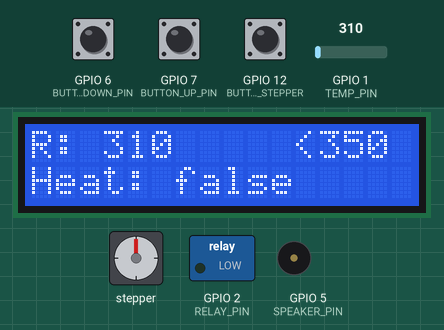
This sketch was run on a simulated ESP32-S3. On the bench: stepper motor, 16×2 character LCD, switched loads named in the sketch (green lamp = pin HIGH), buzzer (waves = sounding, pin HIGH). Wiring (inferred from the names in the program): stepper motor driver (200 steps per turn assumed): step GPIO 10; direction GPIO 9; enable GPIO 8. The inputs (shaded band) are chosen by the test bench; at power-on: GPIO 1 (TEMP_PIN) = 310, GPIO 12 (BUTTON_TOGGLE_STEPPER) HIGH, GPIO 6 (BUTTON_DOWN_PIN) HIGH, GPIO 7 (BUTTON_UP_PIN) HIGH. Pins used as bus, display or sensor lines are not drawn.

Above: at 1.2 s.
1.3 s: GPIO 1 (TEMP_PIN) set to 394
At 2.7 s:
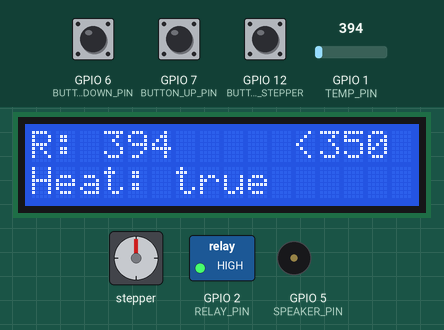
3.0 s: GPIO 12 (BUTTON_TOGGLE_STEPPER) pulled LOW for 0.15 s
At 3.24 s:
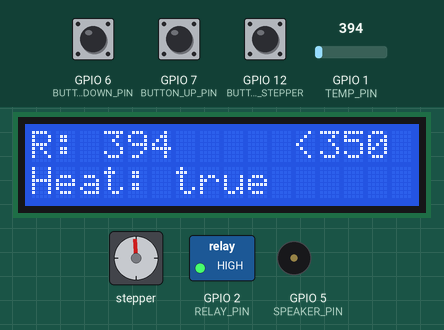
3.7 s: GPIO 1 (TEMP_PIN) set to 186
At 3.89 s:
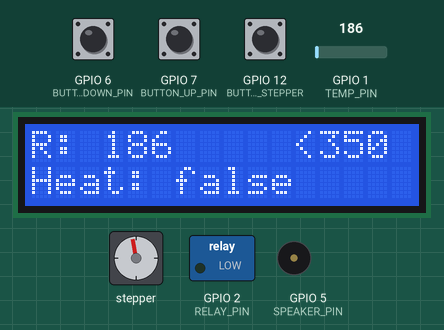
5.6 s: GPIO 1 (TEMP_PIN) set to 372
At 5.68 s:
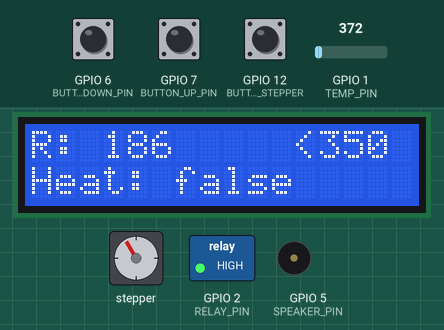
7.5 s: GPIO 1 (TEMP_PIN) set to 93
At 7.78 s:
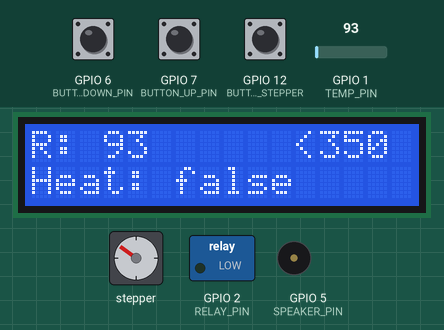
9.5 s: GPIO 6 (BUTTON_DOWN_PIN) pulled LOW for 0.15 s
At 9.76 s:
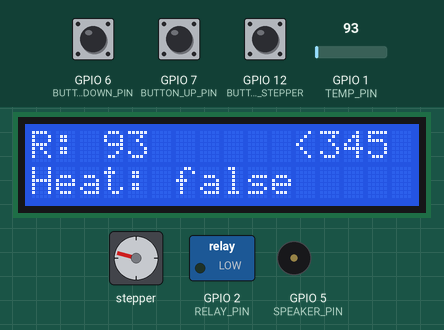
Timing chart, 0 to 13.7 s (numbered marks = the images above; inputs shaded):
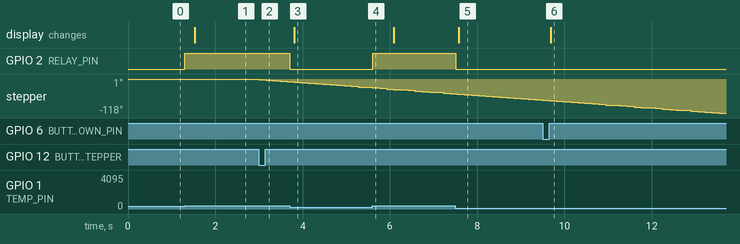

The sketch:

sketch.ino
```cpp
#include <LiquidCrystal_I2C.h>

#define DELTA -6

#define BUTTON_UP_PIN 7 // КНОПКА ДЛЯ ПОВЫШЕНИЯ ТЕМПЕРАТУРЫ
#define BUTTON_DOWN_PIN 6 // КНОПКА ДЛЯ ПОНИЖЕНИЯ ТЕМПЕРАТУРЫ
#define BUTTON_TOGGLE_STEPPER 12
#define TEMP_STEP 5 // ШАГ ИЗМЕНЕНИЯ ТЕМПЕРАТУРЫ (+X / -X)

#define TEMP_PIN A0 // ТЕРМОРЕЗИСТОР
#define RELAY_PIN 2 // РЕЛЕ, УПРАВЛЯЮЩЕЕ НАГРЕВОМ
#define SPEAKER_PIN 5

#define ENA 8
#define DIR 9
#define PUL 10


LiquidCrystal_I2C LCD(0x27, A5, A4);

int res = 25;
bool isHeatToggle = false;
bool isPressedUp = false;
bool isPressedDown = false;
bool isPressedToggleStepper = false;
bool isToggleStepper = false;
bool stepperBool = false;

int temp = 350;

int getLTMP() {
  return (temp-DELTA);
}

int getHTMP() {
  return (temp+DELTA);
}


void setup() {
  Serial.begin(9600);

  LCD.init();
  LCD.backlight();

  pinMode(TEMP_PIN, INPUT);
  pinMode(BUTTON_UP_PIN, INPUT_PULLUP);
  pinMode(BUTTON_DOWN_PIN, INPUT_PULLUP);
  pinMode(BUTTON_TOGGLE_STEPPER, INPUT_PULLUP);

  pinMode(SPEAKER_PIN, OUTPUT);
  pinMode(RELAY_PIN, OUTPUT);
  pinMode(ENA, OUTPUT);
  pinMode(DIR, OUTPUT);
  pinMode(PUL, OUTPUT);
}

unsigned long lcdTimer;
unsigned int speakerTimer;

void loop() {
  doRelay();
  if(millis() - lcdTimer > 750) {
    lcdTimer = millis();
    printLCD();
  }
  checkButtonUp();
  checkButtonDown();
  checkButtonToggleStepper();
  if(millis() - speakerTimer > 750) {
    speakerTimer = millis();
    digitalWrite(SPEAKER_PIN, LOW);
  }

  if(isToggleStepper) {
    digitalWrite(ENA, 0);
    doStepper();
  } else {
    digitalWrite(ENA, 1);
  }
}

unsigned long stepperTimer;
int timeImpulse = 80;

void doStepper() {
  for(int i = 0; i <= 200; i++) {
    if(millis() - stepperTimer > timeImpulse) {
      stepperTimer = millis();
      stepperBool = !stepperBool;
      digitalWrite(PUL, stepperBool);
    }
  }
}

void checkButtonToggleStepper() {
  if(!digitalRead(BUTTON_TOGGLE_STEPPER) && !isPressedToggleStepper) {
    isPressedToggleStepper = true;
    isToggleStepper = !isToggleStepper;

  }

  if(digitalRead(BUTTON_TOGGLE_STEPPER)) {
    isPressedToggleStepper = false;
  }
}

void checkButtonUp() {
  if(digitalRead(BUTTON_UP_PIN) && !isPressedUp) {
    isPressedUp = true;
    tempUp();
    printLCD();
  }

  if(!digitalRead(BUTTON_UP_PIN)) {
    isPressedUp = false;
  }
}

void checkButtonDown() {
  if(digitalRead(BUTTON_DOWN_PIN) && !isPressedDown) {
    isPressedDown = true;

    tempDown();
    printLCD();
  }

  if(!digitalRead(BUTTON_DOWN_PIN)) {
    isPressedDown = false;
  }
}

void tempUp() {
  if(temp <= 1000) {
    temp = temp + TEMP_STEP;
  } else {
    doSpeaker();
  }
}


void doSpeaker() {
  speakerTimer = millis();
  digitalWrite(SPEAKER_PIN, HIGH);
}

void tempDown() {
  if(temp >= 250) {
    temp = temp - TEMP_STEP;
  } else {
    doSpeaker();
  }
}

void doRelay() {
  res = getResistance();
  if(res < getLTMP()) {
    digitalWrite(RELAY_PIN, LOW);
    isHeatToggle = false;
  } else if(res > temp) {
   digitalWrite(RELAY_PIN, HIGH);
   isHeatToggle = true;
  }
}

void printLCD() {
  LCD.clear();

  LCD.setCursor(0, 0);
  LCD.print("R: ");
  LCD.setCursor(3, 0);
  LCD.print(res);

  LCD.setCursor(11, 0);
  LCD.print("<");
  LCD.setCursor(12, 0);
  LCD.print(temp);

  LCD.setCursor(0, 1);
  if(isHeatToggle) {
    LCD.print("Heat: true");
  } else {
    LCD.print("Heat: false");
  }
}

int getResistance() {
    int t = analogRead(TEMP_PIN);
  return t;
}
```

Measured:
- the behaviour switches between 355 and 356 on GPIO 1 (TEMP_PIN) (found by bisection; images 0 and 1)
- after the input at 1.3 s, GPIO 2 (RELAY_PIN): LOW → HIGH at once; the display: changes after 0.23 s (image 1)
- after the input at 3.7 s, GPIO 2 (RELAY_PIN): HIGH → LOW at once; the display: changes after 0.11 s (image 3)
- after the input at 5.6 s, GPIO 2 (RELAY_PIN): LOW → HIGH at once
- after the input at 7.5 s, GPIO 2 (RELAY_PIN): HIGH → LOW at once; the display: changes after 0.07 s (image 5)
- after the input at 9.5 s, the display: changes after 0.18 s (image 6)
